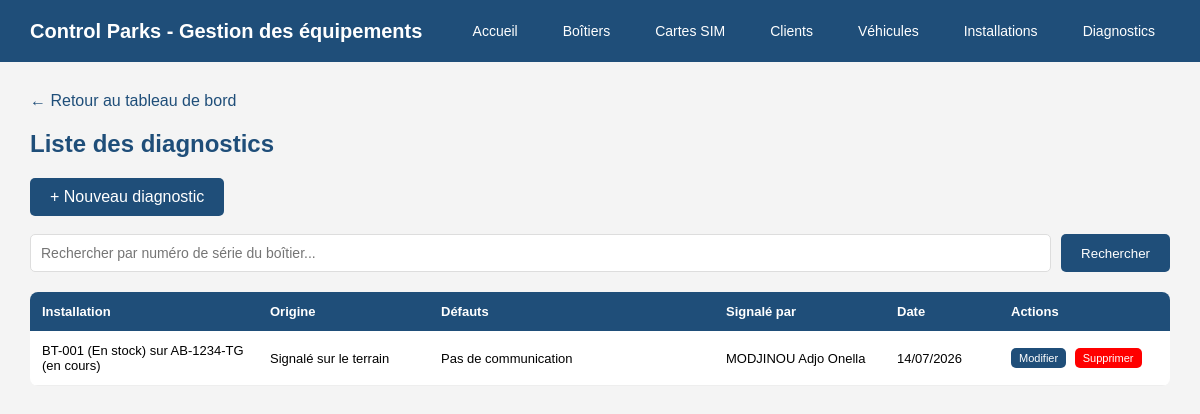
Page /diagnostics/ on the committed database.
### equipements/models.py (models this page shows, shortened)
class Diagnostic(models.Model):
    ORIGINE_CHOICES = [
        ("terrain", "Signalé sur le terrain"),
        ("atelier", "Découvert en atelier"),
    ]
    installation = models.ForeignKey(Installation, on_delete=models.CASCADE, related_name="diagnostics")
    defauts = models.ManyToManyField(TypeDefaut, related_name="diagnostics")
    origine = models.CharField(max_length=20, choices=ORIGINE_CHOICES, default="terrain")
    commentaire = models.TextField(blank=True)
    date_signalement = models.DateTimeField(auto_now_add=True)
    signale_par = models.ForeignKey(Technicien, on_delete=models.SET_NULL, null=True, related_name="diagnostics_signales")

class Installation(models.Model):
    boitier = models.ForeignKey(Boitier, on_delete=models.PROTECT, related_name="installations")
    carte_sim = models.ForeignKey(CarteSIM, on_delete=models.PROTECT, related_name="installations")
    vehicule = models.ForeignKey(Vehicule, on_delete=models.PROTECT, related_name="installations")
    technicien = models.ForeignKey(Technicien, on_delete=models.PROTECT, related_name="installations")
    date_installation = models.DateField()
    date_desinstallation = models.DateField(null=True, blank=True)
    commentaire = models.TextField(blank=True)
    def __str__(self):
        statut = "en cours" if self.date_desinstallation is None else "terminée"
        return f"{self.boitier} sur {self.vehicule} ({statut})"
    class Meta:
        ordering = ["-date_installation"]

class Boitier(models.Model):
    ETAT_CHOICES = [
        ("stock", "En stock"),
        ("installe", "Installé"),
        ("panne", "En panne"),
        ("retire", "Retiré"),
    ]
    numero_serie = models.CharField(max_length=100, unique=True)
    modele = models.ForeignKey(ModeleBoitier, on_delete=models.PROTECT, related_name="boitiers")
    date_achat = models.DateField(null=True, blank=True)
    etat = models.CharField(max_length=20, choices=ETAT_CHOICES, default="stock")
    def __str__(self):
        return f"{self.numero_serie} ({self.get_etat_display()})"

class Vehicule(models.Model):
    plaque = models.CharField(max_length=20, unique=True)
    marque = models.CharField(max_length=100, blank=True)
    modele = models.CharField(max_length=100, blank=True)
    client = models.ForeignKey(Client, on_delete=models.SET_NULL, null=True, related_name="vehicules")
    def __str__(self):
        return self.plaque

class TypeDefaut(models.Model):
    libelle = models.CharField(max_length=150, unique=True)

class Technicien(models.Model):
    nom = models.CharField(max_length=100)
    prenom = models.CharField(max_length=100, blank=True)
    telephone = models.CharField(max_length=50, blank=True)
    email = models.CharField(max_length=150, blank=True)
    mot_de_passe = models.CharField(max_length=255, blank=True)
    est_administrateur = models.BooleanField(default=False)
    def __str__(self):
        return f"{self.nom} {self.prenom}"

### equipements/views.py (the view)
# urls.py: path('diagnostics/', views.liste_diagnostics, name='liste_diagnostics'),
def liste_diagnostics(request):
    query = request.GET.get('q', '')
    if query:
        diagnostics = Diagnostic.objects.filter(installation__boitier__numero_serie__icontains=query)
    else:
        diagnostics = Diagnostic.objects.all()
    return render(request, 'equipements/diagnostics/liste.html', {
        'diagnostics': diagnostics,
        'query': query
    })

### equipements/templates/equipements/diagnostics/liste.html (shortened to what this page needs)
{% extends 'equipements/base.html' %}
{% block content %}
<a href="/" class="retour">← Retour au tableau de bord</a>
<h2>Liste des diagnostics</h2>
<a href="/diagnostics/ajouter/" class="btn">+ Nouveau diagnostic</a>
<br><br>
<form method="GET" action="/diagnostics/">
    <div style="display: flex; gap: 10px; margin-bottom: 20px;">
        <input type="text" name="q" value="{{ query }}" placeholder="Rechercher par numéro de série du boîtier..." style="flex: 1; padding: 10px; border: 1px solid #ddd; border-radius: 5px; font-size: 14px;">
        <button type="submit" class="btn">Rechercher</button>
    </div>
</form>
<div style="overflow-x: auto; width: 100%;">
<table style="font-size: 13px;">
    <tr>
        <th style="width:20%">Installation</th>
        <th style="width:15%">Origine</th>
        <th style="width:25%">Défauts</th>
        <th style="width:15%">Signalé par</th>
        <th style="width:10%">Date</th>
        <th style="width:15%">Actions</th>
    </tr>
    {% for diagnostic in diagnostics %}
    <tr>
        <td>{{ diagnostic.installation }}</td>
        <td>{{ diagnostic.get_origine_display }}</td>
        <td>
            {% for defaut in diagnostic.defauts.all %}
                {{ defaut.libelle }}{% if not forloop.last %}, {% endif %}
            {% endfor %}
        </td>
        <td>{{ diagnostic.signale_par }}</td>
        <td>{{ diagnostic.date_signalement|date:"d/m/Y" }}</td>
        <td>
            <a href="/diagnostics/{{ diagnostic.id }}/modifier/" class="btn" style="font-size:11px; padding:4px 8px;">Modifier</a>
            <a href="/diagnostics/{{ diagnostic.id }}/supprimer/" class="btn" style="font-size:11px; padding:4px 8px; background-color:red; margin-left:5px;">Supprimer</a>
        </td>
    </tr>
    {% empty %}
    <tr>
        <td colspan="6" style="text-align:center; color:#999;">Aucun diagnostic trouvé.</td>
    </tr>
    {% endfor %}
</table>
</div>
{% endblock %}

### equipements/templates/equipements/base.html (style rules this page uses)
* { margin: 0; padding: 0; box-sizing: border-box; }
body { font-family: Arial, sans-serif; background-color: #f4f4f4; }
h2 { color: #1F4E79; margin-bottom: 20px; }
table { width: 100%; border-collapse: collapse; background: white; border-radius: 8px; overflow: hidden; }
th { background-color: #1F4E79; color: white; padding: 12px; text-align: left; }
td { padding: 12px; border-bottom: 1px solid #eee; }
.btn { background-color: #1F4E79; color: white; padding: 10px 20px; border: none; border-radius: 5px; cursor: pointer; text-decoration: none; display: inline-block; }
.retour { display: inline-block; margin-bottom: 20px; color: #1F4E79; text-decoration: none; }
input, select, textarea { width: 100%; padding: 10px; border: 1px solid #ddd; border-radius: 5px; font-size: 14px; }

### rows in the picture
Diagnostic: installation "BT-001 (En stock) sur AB-1234-TG (en cours)", origine "Signalé sur le terrain", signale_par "MODJINOU Adjo Onella", date_signalement "14/07/2026"
TypeDefaut: libelle "Pas de communication"
